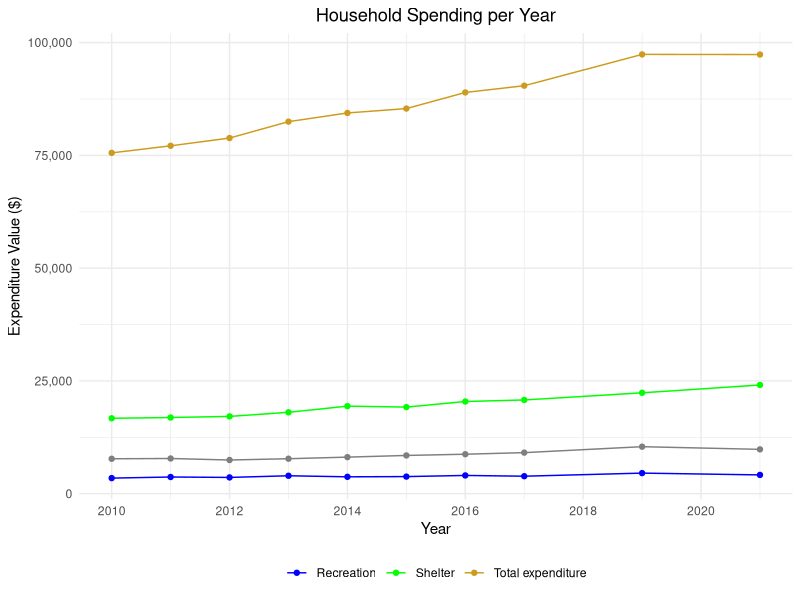
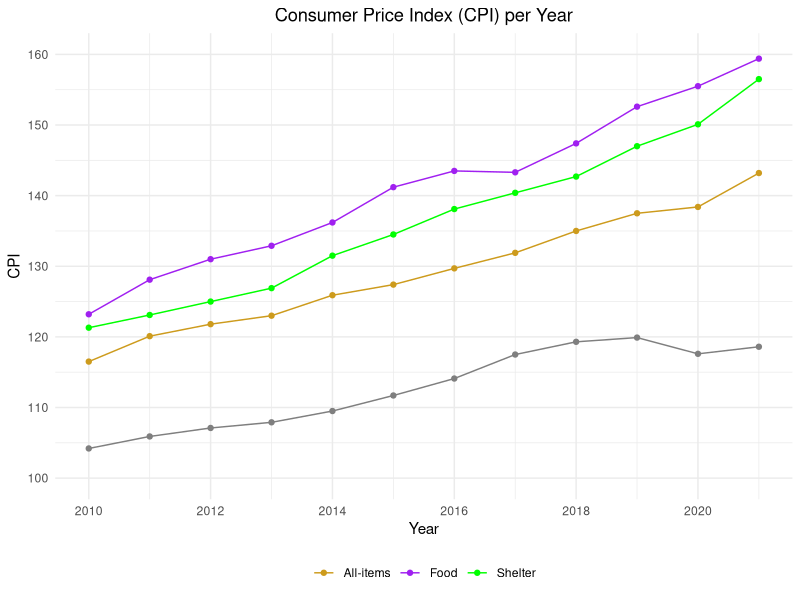
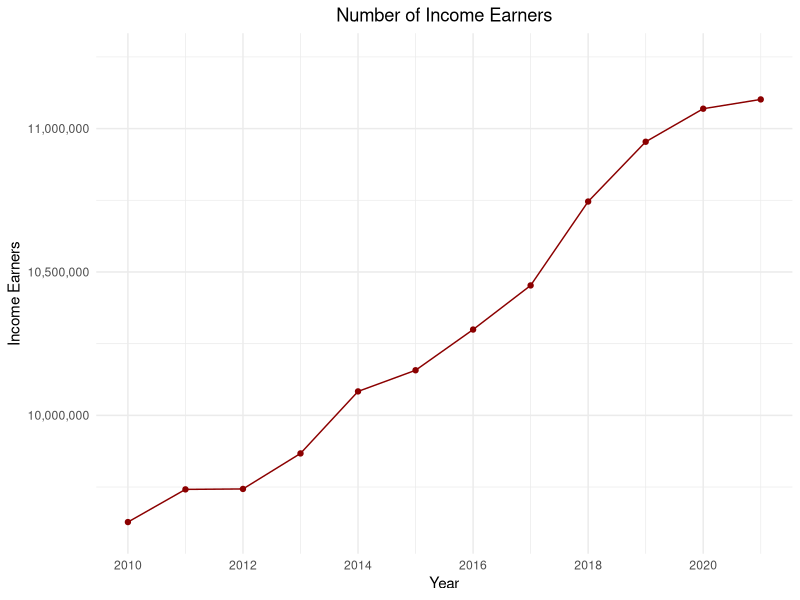

The R script that drew these images, in order: (Note: this script raises an error after producing the figures.)
#### Preamble ####
# Purpose: Creates graphs with filtered data that is included in the paper, useful for reproduction
# Author: Rahma Binth Mohammad
# Date: 11 February 2023 [...UPDATE THIS...]
# Contact: rahma.binthmohammad@mail.utoronto.ca
# License: MIT
# Pre-requisites: [...UPDATE THIS...]
# Any other information needed? [...UPDATE THIS...]

#### Workspace setup ####
library(tidyverse)
library(dplyr)
library(scales)

#### Load data ####
spending <- read.csv("data/analysis_data/spending.csv")

# Calculate summary statistics
spending_stats <- spending %>%
  group_by(expenditure_categories) %>%
  summarise(
    mean_value = mean(VALUE, na.rm = TRUE),
    median_value = median(VALUE, na.rm = TRUE),
    sd_value = sd(VALUE, na.rm = TRUE),
    .groups = 'drop'
  )

# Print summary statistics
print(spending_stats)

#### Load data ####
cpi <- read.csv("data/analysis_data/cpi.csv")

# Calculate summary statistics
cpi_stats <- cpi %>%
  group_by(product_groups) %>%
  summarise(
    mean_value = mean(VALUE, na.rm = TRUE),
    median_value = median(VALUE, na.rm = TRUE),
    sd_value = sd(VALUE, na.rm = TRUE),
    .groups = 'drop'
  )

# Print summary statistics
print(cpi_stats)

#### Load data ####
income <- read.csv("data/analysis_data/income.csv")

# Calculate and print summary statistics
# Only one category in data - "All persons with income"
summary(income$VALUE)

#Plot spending categories for the years
spending_colours <- c(
  "Total expenditure" = "goldenrod3", 
  "Food" = "purple",
  "Shelter" = "green",
  "Recreation" = "blue")
spending_n_year <- ggplot(spending, aes(x = Year, y = VALUE, color = expenditure_categories, group = expenditure_categories)) +
  geom_line() +
  geom_point() +
  labs(
    title = "Household Spending per Year",
    x = "Year",
    y = "Expenditure Value ($)"
  ) +
  theme_minimal() +
  theme(
    plot.title = element_text(hjust = 0.5),
    legend.position = "bottom") +
  scale_color_manual(values = spending_colours, name = NULL) +
  scale_x_continuous(
    breaks = seq(2010, 2021, by = 2)) +
  scale_y_continuous(
      labels = scales::comma
    )

print(spending_n_year)
#Plot CPI values for each category for each year
#Set colours so that it is easily comparible with spending data
cpi_colours <- c(
  "All-items" = "goldenrod3", 
  "Food" = "purple",
  "Shelter" = "green",
  "Recreation" = "blue")

cpi_n_year <- ggplot(cpi, aes(x = Year, y = VALUE, color = product_groups, group = product_groups)) +
  geom_line() +
  geom_point() +
  labs(
    title = "Consumer Price Index (CPI) per Year",
    x = "Year",
    y = "CPI",
  ) +
  theme_minimal() +
  theme(
    plot.title = element_text(hjust = 0.5), 
    legend.position = "bottom") +
  scale_color_manual(values = cpi_colours, name = NULL) +
  scale_x_continuous(
    breaks = seq(2010, 2021, by = 2)) +
  scale_y_continuous(
    breaks = seq(100, 160, by = 10),
    limits = c(100, 160)
  )

print(cpi_n_year)

#Plot the number of income earners against the year
ggplot(income, aes(x = Year, y = VALUE)) +
  geom_line(colour = "darkred") +
  geom_point(colour = "darkred") +
  labs(
    title = "Number of Income Earners",
    x = "Year",
    y = "Income Earners"
  ) +
  theme_minimal() +
  theme(
    plot.title = element_text(hjust = 0.5)) +
  scale_x_continuous(
    breaks = seq(2010, 2021, by = 2)) +
  scale_y_continuous(
    labels = scales::comma,
    limits = c(9600000, 11250000)
  )

#Plot spending against cpi
ggplot(total_ex_cpi, aes(x = cpi, y = expenditure, color = factor(Year))) +
  geom_point(size = 1) +
  geom_line(linewidth = 0.5, aes(group = 1)) + # Connect the points with a line
  labs(
    x = "All-Items CPI",
    y = "Total Expenditure",
    color = "Year"
  ) +
  theme_minimal() +
  scale_color_viridis_d() +
  scale_x_continuous(
    limits = c(115, 145)) +
  scale_y_continuous(
    labels = scales::comma,
    limits = c(75000, 100000)
  )

ggplot(shelter_ex_cpi, aes(x = VALUE.x, y = VALUE.y)) +
  geom_point() +
  labs(
    title = "Shelter Expenditure vs Shelter CPI",
    x = "Shelter CPI",
    y = "Shelter Expenditure"
  ) +
  theme_minimal()

ggplot(food_ex_cpi, aes(x = VALUE.x, y = VALUE.y)) +
  geom_point() +
  labs(
    title = "Food Expenditure vs Food CPI",
    x = "Food CPI",
    y = "Food Expenditure"
  ) +
  theme_minimal()

ggplot(recreation_ex_cpi, aes(x = VALUE.x, y = VALUE.y, color = factor(Year))) +
  geom_point(size = 1) +
  geom_line(linewidth = 0.5, aes(group = 1)) + # Connect the points with a line
  labs(
    title = "Recreation Expenditure vs Recreation CPI",
    x = "Recreation CPI",
    y = "Recreation Expenditure",
    color = "Year"
  ) +
  theme_minimal() +
  scale_color_viridis_d()

# Plot with points and lines
ggplot(spending_n_income, aes(x = VALUE.x, y = VALUE.y, color = factor(Year))) +
  geom_point(size = 1) +
  geom_line(linewidth = 0.5, aes(group = 1)) + # Connect the points with a line
  labs(
    title = "Income vs Expenditure by Year",
    x = "Income",
    y = "Total Expenditure",
    color = "Year"
  ) +
  theme_minimal() +
  scale_color_viridis_d()
